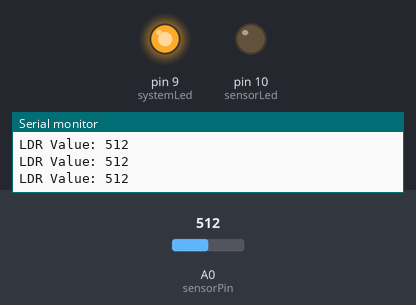
Simulated run of this sketch. Board: Arduino Uno, built with avr-gcc and run on an emulated ATmega328P. Shown: output pins drawn as LEDs (lit = HIGH), the last lines printed to the serial monitor. The inputs (shaded band) are chosen by the test bench; at power-on: A0 (sensorPin) = 512.

Above: at 1.2 s.
1.3 s: A0 (sensorPin) set to 311
4.3 s: A0 (sensorPin) set to 282
At 5.4 s:
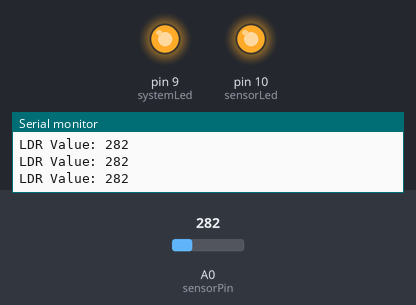
5.8 s: A0 (sensorPin) set to 306
At 6.5 s:
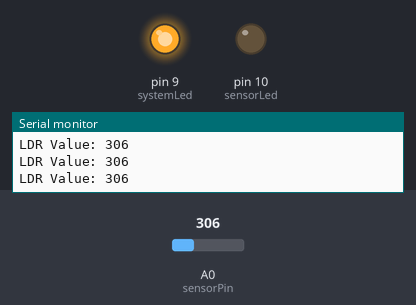
7.3 s: A0 (sensorPin) set to 290
At 8.7 s:
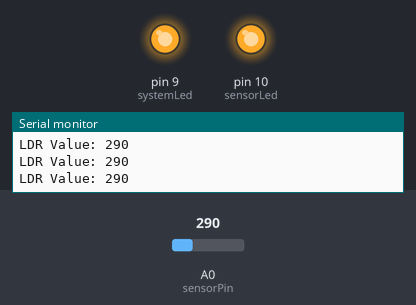
Timing chart, 0 to 9.8 s (numbered marks = the images above; inputs shaded):
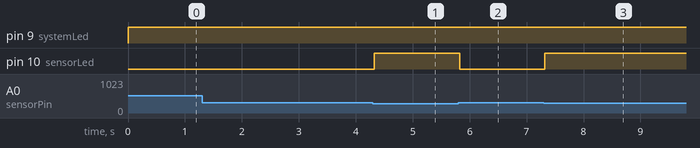

Measured:
- the behaviour switches between 300 and 299 on A0 (sensorPin) (found by bisection; images 0 and 1)
- after the input at 4.3 s, pin 9 (systemLed): stays HIGH (without the input it goes to LOW after 0.71 s); pin 10 (sensorLed): LOW → HIGH at once
- after the input at 5.8 s, pin 10 (sensorLed): HIGH → LOW at once
- after the input at 7.3 s, pin 10 (sensorLed): LOW → HIGH at once

The sketch:

power_saving.ino
```cpp
int sensorPin = A0;
int systemLed = 9;
int sensorLed = 10;

bool systemOn = true;
unsigned long lightStartTime = 0;
const unsigned long lightTimeout = 5000;
int threshold = 300;

void setup() {
  pinMode(systemLed, OUTPUT);
  pinMode(sensorLed, OUTPUT);
  Serial.begin(9600);
}

void loop() {
  int sensorValue = analogRead(sensorPin);
  Serial.print("LDR Value: ");
  Serial.println(sensorValue);


  if (sensorValue < threshold) {
    digitalWrite(sensorLed, HIGH);
    systemOn = true;
  } else {

    digitalWrite(sensorLed, LOW);


    if (lightStartTime == 0) {
      lightStartTime = millis();
    }

    if (millis() - lightStartTime >= lightTimeout) {
      systemOn = false;
    }
  }


  if (sensorValue < threshold) {
    lightStartTime = 0;
  }


  digitalWrite(systemLed, systemOn ? HIGH : LOW);
}
```
